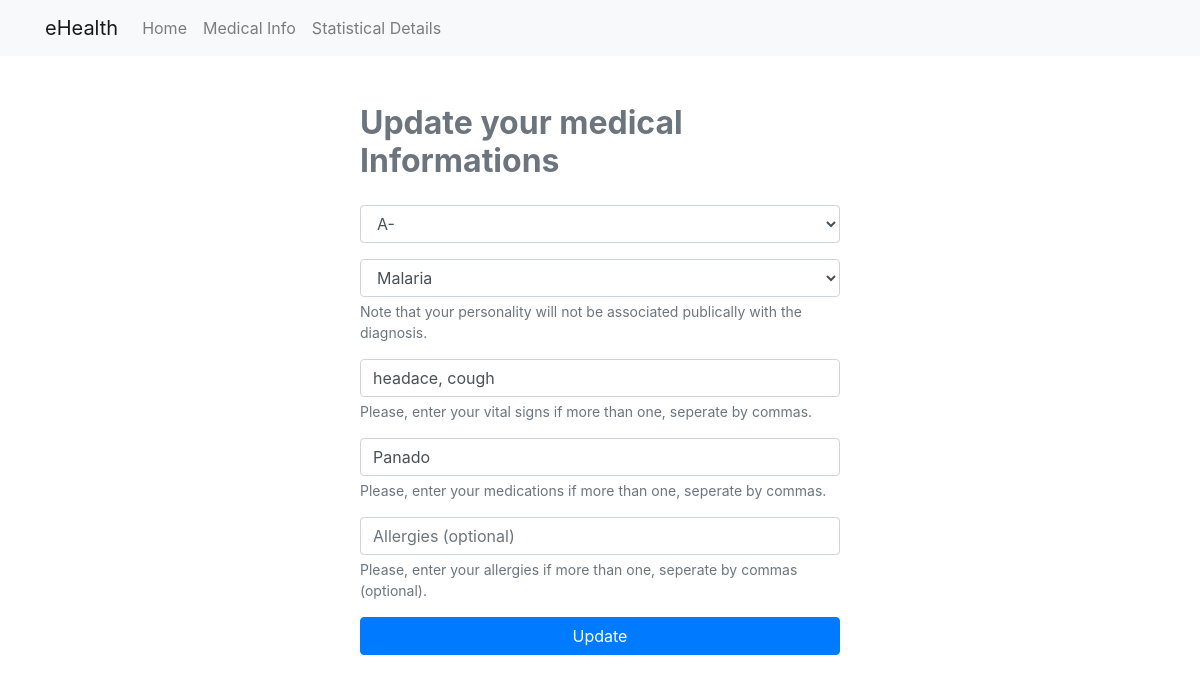
The page /update-medical-info/5/ on the database as committed earlier.
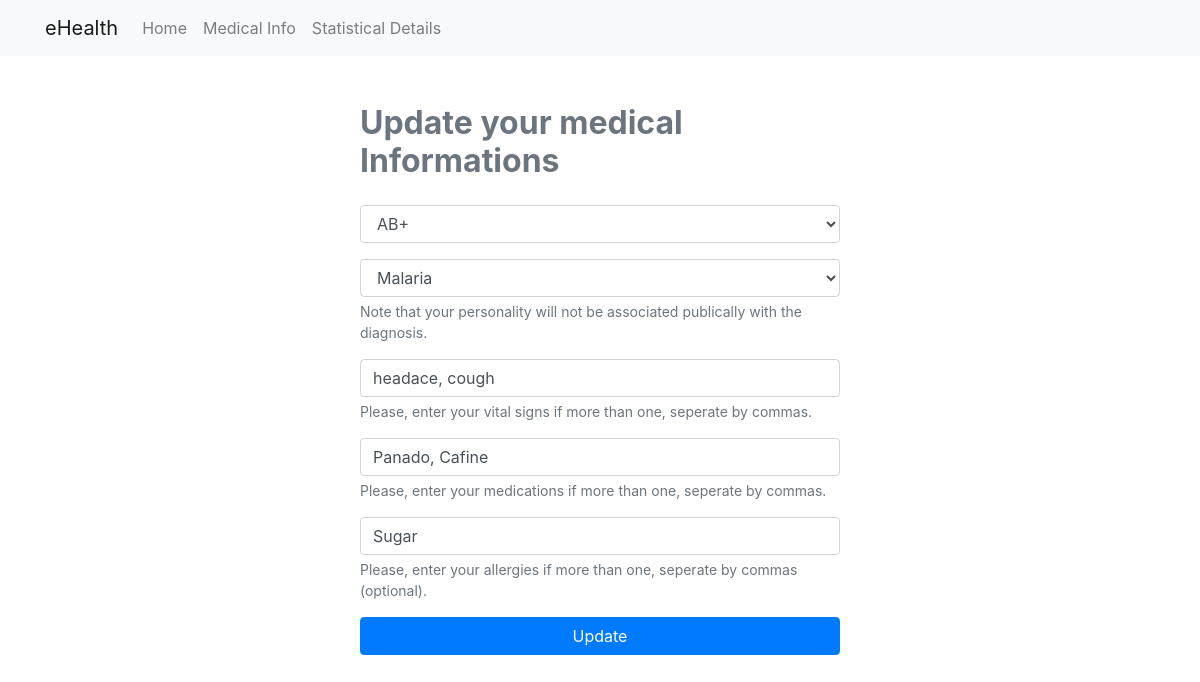
The same page on the database as committed later.
### core/models.py (models this page shows, shortened)
class MedicalInfo(models.Model):
  user = models.OneToOneField(User, on_delete=models.CASCADE, related_name='medical_info')
  blood_group = models.CharField(max_length=10, choices=BLOOD_GROUP_CHOICES)
  diagnosis = models.CharField(max_length=30, choices=DIAGNOSIS_CHOICES)
  vital_signs = models.CharField(max_length=255)
  medications = models.CharField(max_length=200)
  allergies = models.CharField(max_length=255, null=True, blank=True)

### core/views.py (the view)
# urls.py: path('update-medical-info/<pk>/', views.MedicalInfoUpdateView.as_view(), name='update-medical-info'),
class MedicalInfoUpdateView(UpdateView):
  form_class = AddMedicalInfoForm
  success_url = '/'
  template_name = 'core/update-medical-info.html'
  model = MedicalInfo

### core/forms.py
class AddMedicalInfoForm(forms.ModelForm):
    class Meta:
        fields = ("blood_group", "diagnosis", "vital_signs", "medications", "allergies")
        model = MedicalInfo
    def __init__(self, *args, **kwargs):
        super().__init__(*args, **kwargs)
        self.fields['diagnosis'].help_text = 'Note that your personality will not be associated publically with the diagnosis.'
        self.fields['vital_signs'].help_text = "Please, enter your vital signs if more than one, seperate by commas."
        self.fields['vital_signs'].label = "Vital signs"
        self.fields['medications'].help_text = "Please, enter your medications if more than one, seperate by commas."
        self.fields['medications'].label = "Medications"
        self.fields['allergies'].help_text = "Please, enter your allergies if more than one, seperate by commas (optional)."
        self.fields['allergies'].label = "Allergies (optional)"

### core/templates/core/update-medical-info.html (shortened to what this page needs)
{% extends "layout/dashboard-base.html" %}
{% load bootstrap4 %}
{% block content %}
<div class="form-container">
  <div class="form mt-5">
    <h2 class="font-weight-bolder text-muted mb-4">Update your medical Informations</h2>
    <form method="post" novalidate>
      {% bootstrap_form form %}
      <input class="btn btn-primary btn-block" type="submit" value="Update">
    </form>
  </div>
</div>
{% endblock content %}

Rows that differ between the two databases and show on the page:
changed MedicalInfo "Malaria": blood_group "A-" → "AB+"; medications "Panado" → "Panado, Cafine"; allergies (not shown) → "Sugar"
